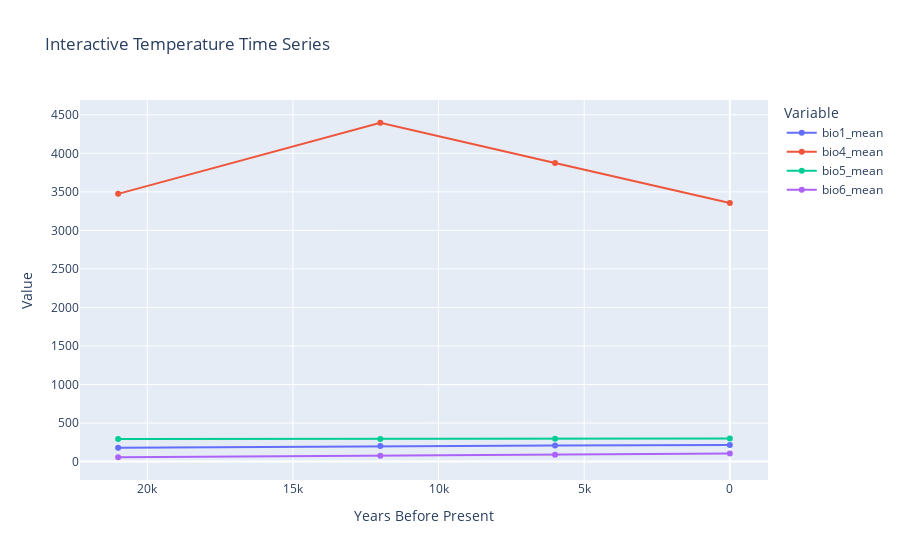
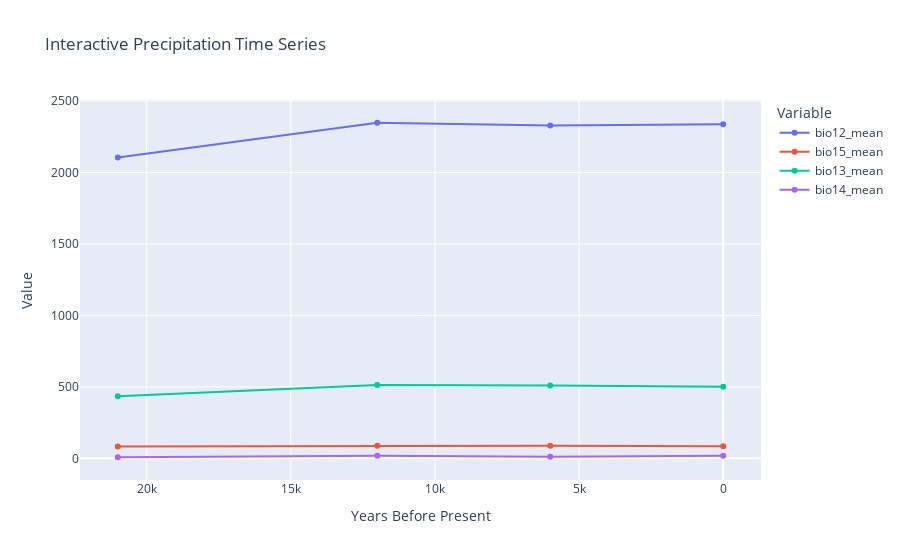

These figures' notebook cell, in order:
### Code cell
# Configuration
period_folders = {
    0: DATA_DIR / "paleoclim" / "LH_v1_2_5m",  # Late Holocene
    6: DATA_DIR / "paleoclim" / "MH_v1_2_5m",   # Mid Holocene
    12: DATA_DIR / "paleoclim" / "EH_v1_2_5m",  # Early Holocene
    21: DATA_DIR / "paleoclim" / "LGM_v1_2_5m", # Last Glacial Maximum
}

# Add more variables to analyze
variables = [
    "bio1",   # Annual Mean Temperature
    "bio4",   # Temperature Seasonality
    "bio12",  # Annual Precipitation
    "bio15",  # Precipitation Seasonality
    "bio5",   # Max Temperature of Warmest Month
    "bio6",   # Min Temperature of Coldest Month
    "bio13",  # Precipitation of Wettest Month
    "bio14"   # Precipitation of Driest Month
]

def create_climate_time_series(period_folders, variables, occurrences_df):
    """
    Aggregate climate values for each time period across all occurrence points.
    """
    import pandas as pd
    import numpy as np
    import rasterio
    from pathlib import Path
    from tqdm import tqdm
    import warnings
    warnings.filterwarnings('ignore', message='invalid value encountered in scalar divide')
    
    time_series_data = []
    
    print(f"Processing {len(period_folders)} time periods with {len(variables)} variables each...")
    
    for period, folder in tqdm(period_folders.items(), desc="Processing time periods"):
        period_data = {"time_period": period}
        folder = Path(folder) if folder else None

        if folder is None or not folder.exists():
            print(f"\nWarning: folder for {period}ka not found ({folder})")
            time_series_data.append(period_data)
            continue

        for var in variables:
            # Handle both 'bio1' and 'bio_1' naming conventions
            if var.startswith('bio'):
                var_num = var[3:]  # Extract number from 'bio1'
                tif_name = f"bio_{var_num}.tif"
            else:
                tif_name = f"{var}.tif"
                
            file_path = folder / tif_name

            if not file_path.exists():
                # Try alternative naming convention
                alt_tif_name = f"{var}.tif" if var.startswith('bio') else f"bio_{var}.tif"
                file_path = folder / alt_tif_name
                
                if not file_path.exists():
                    print(f"\nWarning: raster {tif_name} not found in {folder}")
                    continue

            try:
                # Load the raster data
                with rasterio.open(file_path) as src:
                    # Get the transform from pixel to coordinates
                    transform = src.transform
                    
                    # Extract values at occurrence points
                    values = []
                    for _, row in occurrences_df.iterrows():
                        # Convert lat/lon to pixel coordinates
                        row_idx, col_idx = src.index(row['longitude'], row['latitude'])
                        
                        try:
                            # Read the value
                            window = ((row_idx, row_idx+1), (col_idx, col_idx+1))
                            value = src.read(1, window=window, masked=True)
                            
                            if not value.mask.all():  # Check if any values are not masked
                                values.extend(value.compressed().tolist())
                                
                        except (IndexError, ValueError) as e:
                            continue
                    
                    if values:
                        # Calculate statistics
                        period_data.update({
                            f"{var}_mean": np.mean(values),
                            f"{var}_std": np.std(values),
                            f"{var}_min": np.min(values),
                            f"{var}_max": np.max(values),
                            f"{var}_n": len(values)
                        })
                        print(f"  - {var}: {len(values)} valid points")
                    else:
                        print(f"\nWarning: no valid samples for {var} at {period}ka")
                        
            except Exception as e:
                print(f"\nError processing {var} at {period}ka: {str(e)}")
                continue

        time_series_data.append(period_data)

    # Create DataFrame and clean up
    df = pd.DataFrame(time_series_data)
    
    # Sort by time period (most recent first)
    df = df.sort_values('time_period', ascending=False)
    
    # Add years column
    df['time_years'] = df['time_period'] * 1000
    
    return df

def plot_climate_time_series(climate_df, output_file=None):
    """
    Plot climate variables over time using Matplotlib (static) and Plotly (interactive).
    """
    import matplotlib.pyplot as plt
    import plotly.express as px
    import pandas as pd
    import numpy as np
    
    if climate_df is None or climate_df.empty:
        print("No climate data available to plot.")
        return None

    # Get the list of mean variables
    mean_vars = [col for col in climate_df.columns if col.endswith('_mean')]
    
    if not mean_vars:
        print("No mean values found in the data.")
        return None
    
    # Create subplots for better visualization
    fig, (ax1, ax2) = plt.subplots(2, 1, figsize=(15, 10))
    
    # Temperature-related variables
    temp_vars = [v for v in mean_vars if any(t in v for t in ['bio1', 'bio4', 'bio5', 'bio6'])]
    # Precipitation-related variables
    prec_vars = [v for v in mean_vars if any(t in v for t in ['bio12', 'bio13', 'bio14', 'bio15'])]
    
    # Plot temperature variables
    for var in temp_vars:
        var_name = var.replace('_mean', '')
        ax1.plot(
            climate_df["time_years"],
            climate_df[var],
            marker="o",
            label=var_name,
            linewidth=2,
            markersize=8,
        )
    
    ax1.set_title("Temperature-Related Climate Variables", fontsize=14, fontweight="bold")
    ax1.set_ylabel("Value", fontsize=12)
    ax1.grid(True, alpha=0.3)
    ax1.legend(title="Variable", bbox_to_anchor=(1.05, 1), loc='upper left')
    ax1.invert_xaxis()
    
    # Plot precipitation variables
    for var in prec_vars:
        var_name = var.replace('_mean', '')
        ax2.plot(
            climate_df["time_years"],
            climate_df[var],
            marker="o",
            label=var_name,
            linewidth=2,
            markersize=8,
        )
    
    ax2.set_title("Precipitation-Related Climate Variables", fontsize=14, fontweight="bold")
    ax2.set_xlabel("Years Before Present", fontsize=12)
    ax2.set_ylabel("Value", fontsize=12)
    ax2.grid(True, alpha=0.3)
    ax2.legend(title="Variable", bbox_to_anchor=(1.05, 1), loc='upper left')
    ax2.invert_xaxis()
    
    plt.tight_layout()

    if output_file:
        plt.savefig(output_file, dpi=300, bbox_inches="tight")
        print(f"Saved static plot: {output_file}")

    plt.show()

    # --- Interactive Plotly plot ---
    # Create separate figures for temperature and precipitation
    melted = pd.melt(
        climate_df,
        id_vars=["time_years", "time_period"],
        value_vars=mean_vars,
        var_name="Variable",
        value_name="Value"
    )
    
    # Create a dictionary to map variables to their categories
    var_categories = {
        'bio1': 'Temperature', 'bio4': 'Temperature', 'bio5': 'Temperature', 'bio6': 'Temperature',
        'bio12': 'Precipitation', 'bio13': 'Precipitation', 'bio14': 'Precipitation', 'bio15': 'Precipitation'
    }
    
    # Add category column
    melted['Category'] = melted['Variable'].str.extract('(bio\\d+)')[0].map(var_categories)
    
    # Create separate plots for each category
    for category in melted['Category'].unique():
        cat_data = melted[melted['Category'] == category]
        
        fig = px.line(
            cat_data,
            x="time_years",
            y="Value",
            color="Variable",
            markers=True,
            title=f"Interactive {category} Time Series",
            labels={
                "time_years": "Years Before Present",
                "Value": "Value",
            },
        )
        
        # Reverse x-axis to show older to newer
        fig.update_layout(xaxis_autorange="reversed")
        fig.show()

    return melted

# Process the data if occurrences exist
if 'occurrences_gbif' in locals() and not occurrences_gbif.empty:
    print(f"Processing climate data for {len(occurrences_gbif)} occurrence points...")
    
    # Run the time series creation
    climate_series = create_climate_time_series(period_folders, variables, occurrences_gbif)
    
    # Save results
    results_csv = OUTPUT_DIR / "climate_time_series.csv"
    climate_series.to_csv(results_csv, index=False)
    
    # Plot the results
    plot_climate_time_series(climate_series, OUTPUT_DIR / "climate_time_series.png")
    
    # Display the results
    print("\nClimate time series created with the following data:")
    print(climate_series[['time_period', 'time_years'] + [col for col in climate_series.columns if 'mean' in col]])
else:
    print("Cannot create climate time series. Occurrence data is missing or empty.")
    print("Please run the occurrence data processing steps first.")

### Figure 1 — Plotly figure (JSON) as saved in the notebook; plotly's stock layout.template omitted (floating-point values rounded to 4 significant figures)
{"data": [{"hovertemplate": "Variable=bio1_mean<br>Years Before Present=%{x}<br>Value=%{y}<extra></extra>", "legendgroup": "bio1_mean", "line": {"color": "#636efa", "dash": "solid"}, "marker": {"symbol": "circle"}, "mode": "lines+markers", "name": "bio1_mean", "orientation": "v", "showlegend": true, "type": "scatter", "x": [21000, 12000, 6000, 0], "xaxis": "x", "y": [181.0, 201.6, 208.2, 215.9], "yaxis": "y"}, {"hovertemplate": "Variable=bio4_mean<br>Years Before Present=%{x}<br>Value=%{y}<extra></extra>", "legendgroup": "bio4_mean", "line": {"color": "#EF553B", "dash": "solid"}, "marker": {"symbol": "circle"}, "mode": "lines+markers", "name": "bio4_mean", "orientation": "v", "showlegend": true, "type": "scatter", "x": [21000, 12000, 6000, 0], "xaxis": "x", "y": [3474.0, 4397.0, 3876.0, 3355.0], "yaxis": "y"}, {"hovertemplate": "Variable=bio5_mean<br>Years Before Present=%{x}<br>Value=%{y}<extra></extra>", "legendgroup": "bio5_mean", "line": {"color": "#00cc96", "dash": "solid"}, "marker": {"symbol": "circle"}, "mode": "lines+markers", "name": "bio5_mean", "orientation": "v", "showlegend": true, "type": "scatter", "x": [21000, 12000, 6000, 0], "xaxis": "x", "y": [293.1, 293.3, 297.2, 300.1], "yaxis": "y"}, {"hovertemplate": "Variable=bio6_mean<br>Years Before Present=%{x}<br>Value=%{y}<extra></extra>", "legendgroup": "bio6_mean", "line": {"color": "#ab63fa", "dash": "solid"}, "marker": {"symbol": "circle"}, "mode": "lines+markers", "name": "bio6_mean", "orientation": "v", "showlegend": true, "type": "scatter", "x": [21000, 12000, 6000, 0], "xaxis": "x", "y": [56.19, 74.75, 88.57, 103.7], "yaxis": "y"}], "layout": {"legend": {"title": {"text": "Variable"}, "tracegroupgap": 0}, "title": {"text": "Interactive Temperature Time Series"}, "xaxis": {"anchor": "y", "autorange": "reversed", "domain": [0, 1], "title": {"text": "Years Before Present"}}, "yaxis": {"anchor": "x", "domain": [0, 1], "title": {"text": "Value"}}}}

### Figure 2 — Plotly figure (JSON) as saved in the notebook; plotly's stock layout.template omitted (floating-point values rounded to 4 significant figures)
{"data": [{"hovertemplate": "Variable=bio12_mean<br>Years Before Present=%{x}<br>Value=%{y}<extra></extra>", "legendgroup": "bio12_mean", "line": {"color": "#636efa", "dash": "solid"}, "marker": {"symbol": "circle"}, "mode": "lines+markers", "name": "bio12_mean", "orientation": "v", "showlegend": true, "type": "scatter", "x": [21000, 12000, 6000, 0], "xaxis": "x", "y": [2106.0, 2348.0, 2329.0, 2338.0], "yaxis": "y"}, {"hovertemplate": "Variable=bio15_mean<br>Years Before Present=%{x}<br>Value=%{y}<extra></extra>", "legendgroup": "bio15_mean", "line": {"color": "#EF553B", "dash": "solid"}, "marker": {"symbol": "circle"}, "mode": "lines+markers", "name": "bio15_mean", "orientation": "v", "showlegend": true, "type": "scatter", "x": [21000, 12000, 6000, 0], "xaxis": "x", "y": [82.45, 88.24, 88.82, 85.12], "yaxis": "y"}, {"hovertemplate": "Variable=bio13_mean<br>Years Before Present=%{x}<br>Value=%{y}<extra></extra>", "legendgroup": "bio13_mean", "line": {"color": "#00cc96", "dash": "solid"}, "marker": {"symbol": "circle"}, "mode": "lines+markers", "name": "bio13_mean", "orientation": "v", "showlegend": true, "type": "scatter", "x": [21000, 12000, 6000, 0], "xaxis": "x", "y": [434.5, 514.0, 510.4, 501.3], "yaxis": "y"}, {"hovertemplate": "Variable=bio14_mean<br>Years Before Present=%{x}<br>Value=%{y}<extra></extra>", "legendgroup": "bio14_mean", "line": {"color": "#ab63fa", "dash": "solid"}, "marker": {"symbol": "circle"}, "mode": "lines+markers", "name": "bio14_mean", "orientation": "v", "showlegend": true, "type": "scatter", "x": [21000, 12000, 6000, 0], "xaxis": "x", "y": [7.734, 18.84, 11.24, 17.73], "yaxis": "y"}], "layout": {"legend": {"title": {"text": "Variable"}, "tracegroupgap": 0}, "title": {"text": "Interactive Precipitation Time Series"}, "xaxis": {"anchor": "y", "autorange": "reversed", "domain": [0, 1], "title": {"text": "Years Before Present"}}, "yaxis": {"anchor": "x", "domain": [0, 1], "title": {"text": "Value"}}}}
